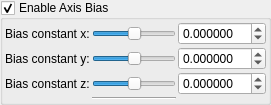
       <widget class="MyGroupBox" name="groupCheck_transform_colorTrial1_axisBias_enabled">
        <property name="title">
         <string>Enable Axis Bias </string>
        </property>
        <property name="checkable">
         <bool>true</bool>
        </property>
        <layout class="QVBoxLayout" name="verticalLayout_9" stretch="0">
         <property name="spacing">
          <number>2</number>
         </property>
         <property name="leftMargin">
          <number>2</number>
         </property>
         <property name="topMargin">
          <number>2</number>
         </property>
         <property name="rightMargin">
          <number>2</number>
         </property>
         <property name="bottomMargin">
          <number>2</number>
         </property>
         <item>
          <layout class="QGridLayout" name="gridLayout_59">
           <property name="spacing">
            <number>2</number>
           </property>
           <item row="2" column="2">
            <widget class="MyDoubleSpinBox" name="spinbox_transform_colorTrial1_colorConstant3">
             <property name="sizePolicy">
              <sizepolicy hsizetype="Minimum" vsizetype="Maximum">
               <horstretch>0</horstretch>
               <verstretch>0</verstretch>
              </sizepolicy>
             </property>
             <property name="decimals">
              <number>6</number>
             </property>
             <property name="minimum">
              <double>-99.989999999999995</double>
             </property>
             <property name="singleStep">
              <double>0.100000000000000</double>
             </property>
            </widget>
           </item>
           <item row="2" column="1">
            <widget class="QSlider" name="slider_transform_colorTrial1_colorConstant3">
             <property name="sizePolicy">
              <sizepolicy hsizetype="Expanding" vsizetype="Maximum">
               <horstretch>0</horstretch>
               <verstretch>0</verstretch>
              </sizepolicy>
             </property>
             <property name="minimum">
              <number>-5000000</number>
             </property>
             <property name="maximum">
              <number>5000000</number>
             </property>
             <property name="orientation">
              <enum>Qt::Horizontal</enum>
             </property>
            </widget>
           </item>
           <item row="1" column="0">
            <widget class="QLabel" name="label_221">
             <property name="text">
              <string>Bias constant y:</string>
             </property>
            </widget>
           </item>
           <item row="1" column="1">
            <widget class="QSlider" name="slider_transform_colorTrial1_colorConstant2">
             <property name="sizePolicy">
              <sizepolicy hsizetype="Expanding" vsizetype="Maximum">
               <horstretch>0</horstretch>
               <verstretch>0</verstretch>
              </sizepolicy>
             </property>
             <property name="minimum">
              <number>-5000000</number>
             </property>
             <property name="maximum">
              <number>5000000</number>
             </property>
             <property name="orientation">
              <enum>Qt::Horizontal</enum>
             </property>
            </widget>
           </item>
           <item row="0" column="2">
            <widget class="MyDoubleSpinBox" name="spinbox_transform_colorTrial1_colorConstant1">
             <property name="sizePolicy">
              <sizepolicy hsizetype="Minimum" vsizetype="Maximum">
               <horstretch>0</horstretch>
               <verstretch>0</verstretch>
              </sizepolicy>
             </property>
             <property name="prefix">
              <string/>
             </property>
             <property name="decimals">
              <number>6</number>
             </property>
             <property name="minimum">
              <double>-99.989999999999995</double>
             </property>
             <property name="singleStep">
              <double>0.100000000000000</double>
             </property>
            </widget>
           </item>
           <item row="2" column="0">
            <widget class="QLabel" name="label_222">
             <property name="text">
              <string>Bias constant z:</string>
             </property>
            </widget>
           </item>
           <item row="0" column="1">
            <widget class="QSlider" name="slider_transform_colorTrial1_colorConstant1">
             <property name="sizePolicy">
              <sizepolicy hsizetype="Expanding" vsizetype="Maximum">
               <horstretch>0</horstretch>
               <verstretch>0</verstretch>
              </sizepolicy>
             </property>
             <property name="minimum">
              <number>-5000000</number>
             </property>
             <property name="maximum">
              <number>5000000</number>
             </property>
             <property name="orientation">
              <enum>Qt::Horizontal</enum>
             </property>
            </widget>
           </item>
           <item row="1" column="2">
            <widget class="MyDoubleSpinBox" name="spinbox_transform_colorTrial1_colorConstant2">
             <property name="sizePolicy">
              <sizepolicy hsizetype="Minimum" vsizetype="Maximum">
               <horstretch>0</horstretch>
               <verstretch>0</verstretch>
              </sizepolicy>
             </property>
             <property name="decimals">
              <number>6</number>
             </property>
             <property name="minimum">
              <double>-99.989999999999995</double>
             </property>
             <property name="singleStep">
              <double>0.100000000000000</double>
             </property>
            </widget>
           </item>
           <item row="0" column="0">
            <widget class="QLabel" name="label_204">
             <property name="text">
              <string>Bias constant x:</string>
             </property>
            </widget>
           </item>
           <item row="3" column="1">
            <widget class="Line" name="line_41">
             <property name="orientation">
              <enum>Qt::Horizontal</enum>
             </property>
            </widget>
           </item>
          </layout>
         </item>
        </layout>
       </widget>
